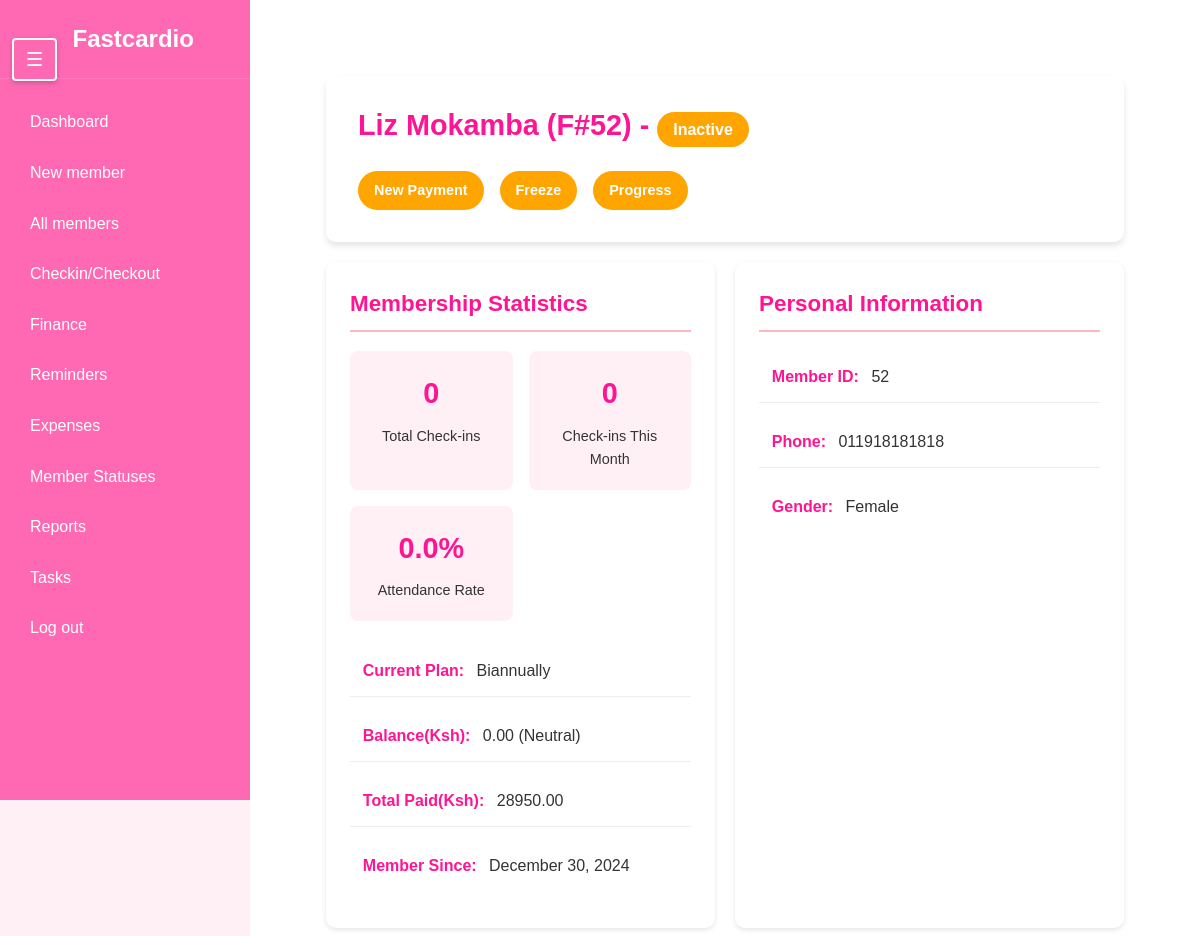
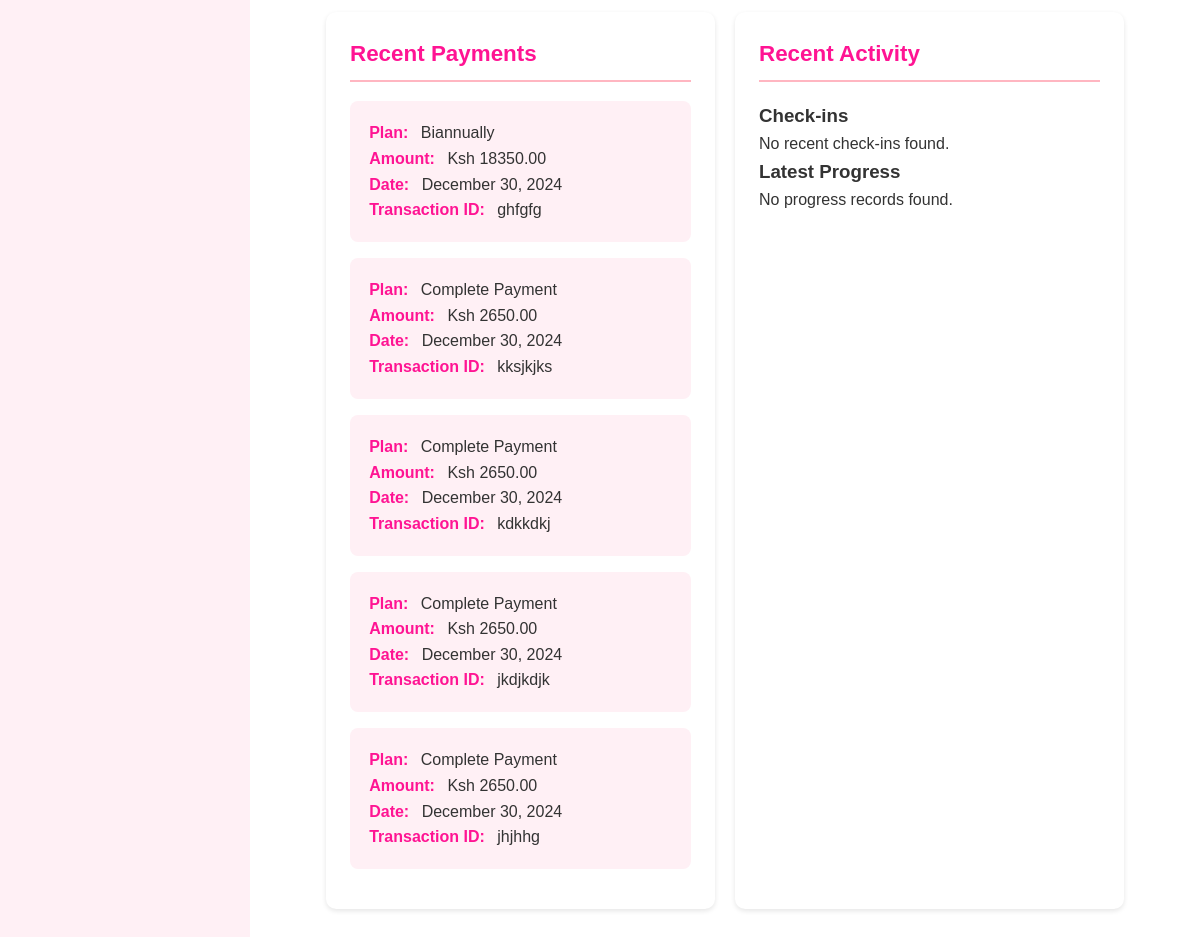
The page /members/52/ on the database as committed earlier (2 pictures, top to bottom).
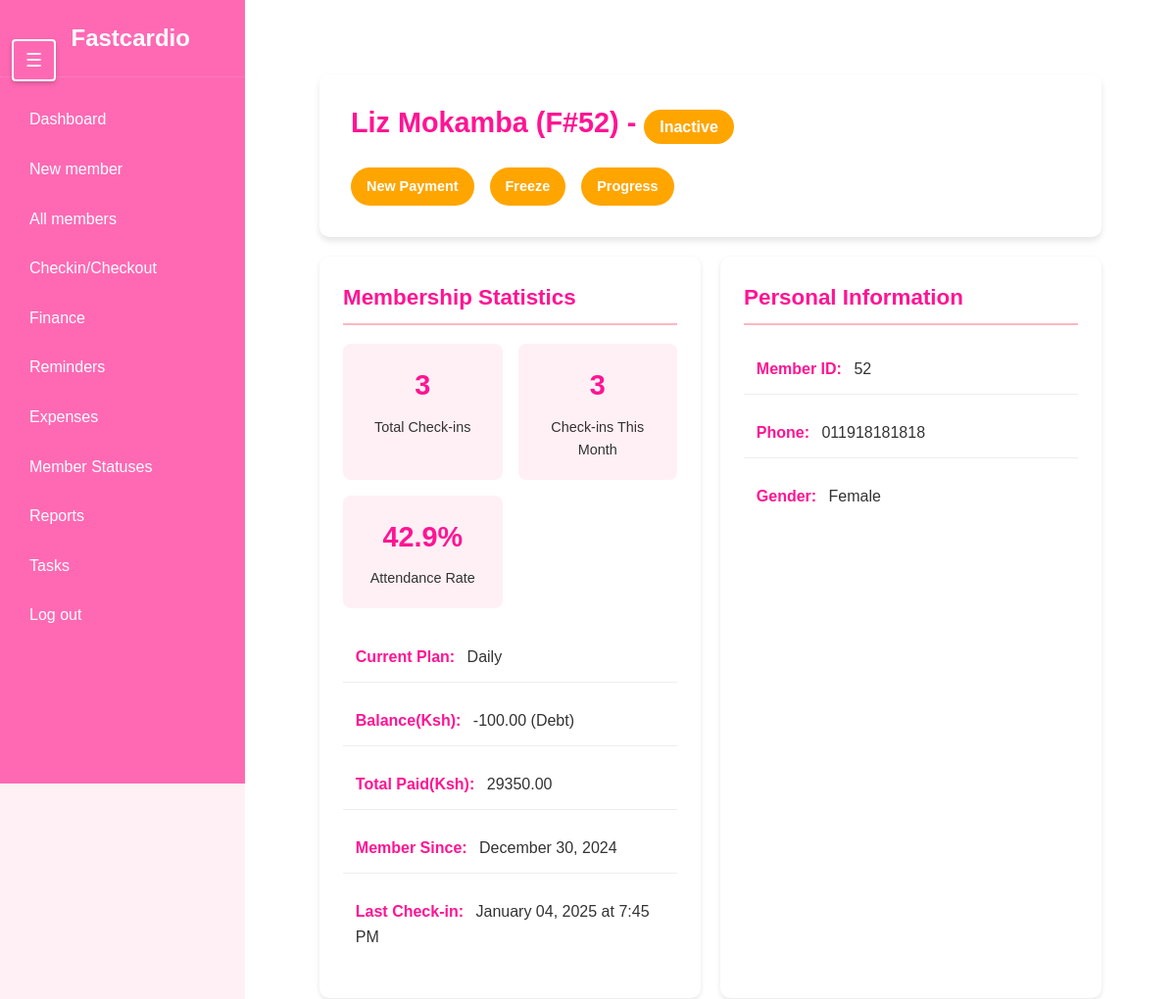
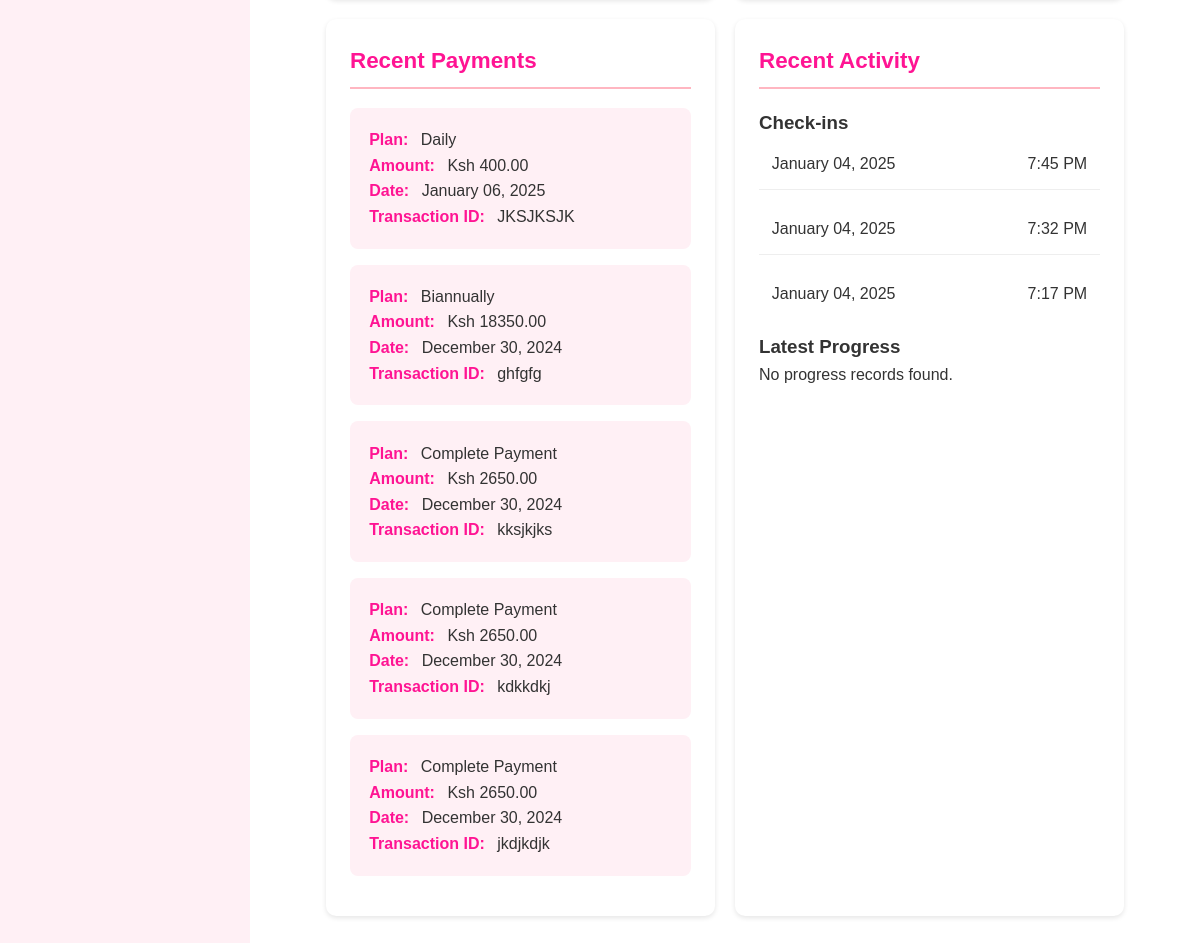
The same page on the database as committed later (2 pictures, top to bottom).
### members/models.py (models this page shows, shortened)
class PaymentDetails(models.Model):
    PLAN_CHOICES = [
        ('daily', 'Daily'),
        ('monthly', 'Monthly'),
        ('quarterly', 'Quarterly'),
        ('biannually', 'Biannually'),
        ('annually', 'Annually'),
        ('student', 'Student Package'),
        ('complete', 'Complete Payment'),
    ]
    member = models.ForeignKey('Member', on_delete=models.CASCADE, related_name='payments', verbose_name="Member")
    plan = models.CharField(max_length=20, choices=PLAN_CHOICES, verbose_name="Payment Plan")
    amount = models.DecimalField(max_digits=10, decimal_places=2, verbose_name="Amount Paid")
    payment_date = models.DateField(default=timezone.now, verbose_name="Payment Date")
    transaction_id = models.CharField(max_length=100, blank=True, null=True, verbose_name="Transaction ID")
    class Meta:
        verbose_name = "Payment Detail"
        verbose_name_plural = "Payment Details"
        ordering = ['-payment_date']

class Member(models.Model):
    first_name = models.CharField(max_length=50)
    last_name = models.CharField(max_length=50)
    phone_number = models.CharField(max_length=15)
    date_joined = models.DateTimeField(auto_now_add=True)
    membership_expiry = models.DateField(null=True, blank=True, help_text="Date when the membership expires")
    is_active = models.BooleanField(default=False)
    is_frozen = models.BooleanField(default=False)
    additional_info = models.TextField(blank=True,null=True)
    gender = models.CharField(max_length= 6)
    balance = models.DecimalField(
        max_digits=10,
        decimal_places=2,
        default=0,
        help_text="Positive balance indicates credit, negative indicates debt"
    )

class CheckInOutRecord(models.Model):
    ACTIONS = [
        ('check_in', 'Check In'),
        ('check_out', 'Check Out')
    ]
    member = models.ForeignKey(Member, on_delete=models.CASCADE, related_name='CheckinOut')
    action = models.CharField(max_length=10, choices=ACTIONS)
    timestamp = models.DateTimeField(default=timezone.now)
    class Meta:
        ordering = ['-timestamp']

### members/views.py (the view)
# urls.py: path('members/<int:member_id>/',views.member_details,name='Member details'),
def member_details(request, member_id):
    member = get_object_or_404(Member, pk=member_id)
    today = timezone.now().date()
    recent_payments = PaymentDetails.objects.filter(member=member).order_by('-payment_date')[:5]
    latest_payment = recent_payments.first()
    total_paid = PaymentDetails.objects.filter(member=member).aggregate(total=Sum('amount'))['total'] or 0
    membership_status = calculate_membership_status(member, today)
    checkin_stats = get_checkin_statistics(member)
    latest_progress = MemberProgress.objects.filter(member=member).order_by('-date').first()
    progress_history = MemberProgress.objects.filter(member=member).order_by('-date')[:5]
    freeze_history = Freeze_member.objects.filter(member=member).order_by('-frozen_date')
    current_freeze = freeze_history.filter(unfrozen_date__isnull=True).first()
    balance_info = get_balance_status(member.balance)
    print(bool(current_freeze))
    context = {
        'member': member,
        'membership_status': membership_status['status'],
        'days_left': membership_status['days_left'],
        'expiry_date': member.membership_expiry,
        'recent_payments': recent_payments,
        'latest_payment': latest_payment,
        'current_plan': latest_payment.plan if latest_payment else "No active plan",
        'total_paid': total_paid,
        'total_checkins': checkin_stats['total'],
        'checkins_this_month': checkin_stats['monthly'],
        'recent_checkins': checkin_stats['recent'],
        'last_checkin': checkin_stats['last'],
        'attendance_rate': checkin_stats['attendance_rate'],
        'latest_progress': latest_progress,
        'progress_history': progress_history,
        'is_currently_frozen': bool(current_freeze),
        'freeze_history': freeze_history,
        'current_freeze': current_freeze,
        'balance': member.balance,
        'balance_status': balance_info['status'],
        'balance_message': balance_info['message']
    }
    return render(request, 'member_details.html', context)

### members/views.py (called while the page is built, shortened)
def calculate_membership_status(member, today):
    if member.is_frozen:
        return {
            'status': 'Inactive',
            'days_left': None
        }
    if not member.membership_expiry:
        return {
            'status': 'Inactive',
            'days_left': None
        }

def get_checkin_statistics(member):
    today = timezone.now()
    first_day_of_month = today.replace(day=1, hour=0, minute=0, second=0, microsecond=0)
    checkins = CheckInOutRecord.objects.filter(member=member, action='check_in')
    monthly_checkins = checkins.filter(timestamp__gte=first_day_of_month)
    total_days = (today.date() - member.date_joined.date()).days
    attendance_rate = (checkins.count() / total_days * 100) if total_days > 0 else 0
    return {
        'total': checkins.count(),
        'monthly': monthly_checkins.count(),
        'recent': checkins.order_by('-timestamp')[:5],
        'last': checkins.order_by('-timestamp').first(),
        'attendance_rate': round(attendance_rate, 1)
    }

### members/templates/member_details.html (shortened to what the changed rows need)
{% extends 'sidebar.html' %}
{% load static %}
{% block extra_styles %}
    <link rel="stylesheet" href="{% static 'member_details.css' %}">
{% endblock %}
{% block content %}
    <div class="container">
        <div class="profile-header">
            <div class="profile-header-left">
                <h1>
                    {{ member.first_name }} {{ member.last_name }} (F#{{ member.id }}) -
                        <span style="font-size: medium;" class="status-badge status-{{ membership_status|lower }}">{{ membership_status }}</span>
                </h1>
                <div class="header-actions">
                    <a href="{% url 'Payment' member_id=member.id %}" class="status-badge status-{{ membership_status|lower }}">
                    </a>
                    {% if is_currently_frozen %}
                        <a href="{% url 'unfreeze' member_id=member.id %}" class="status-badge status-{{ membership_status|lower }}">
                            <span>UnFreeze</span>
                        </a>
                    {% else %}
                        <a href="{% url 'freeze' member_id=member.id %}" class="status-badge status-{{ membership_status|lower }}">
                        </a>
                    {% endif %}
                    <a href="{% url 'member_progress' member_id=member.id %}" class="status-badge status-{{ membership_status|lower }}">
                    </a>
                </div>
            </div>
        </div>
        <div class="profile-grid">
            <div class="profile-section">
                <h2>Membership Statistics</h2>
                <div class="stats-grid">
                    <div class="stat-card">
                        <div class="stat-number">{{ total_checkins }}</div>
                        <div class="stat-label">Total Check-ins</div>
                    </div>
                    <div class="stat-card">
                        <div class="stat-number">{{ checkins_this_month }}</div>
                        <div class="stat-label">Check-ins This Month</div>
                    </div>
                    <div class="stat-card">
                        <div class="stat-number">{{ attendance_rate }}%</div>
                        <div class="stat-label">Attendance Rate</div>
                    </div>
                </div>
                <ul class="info-list">
                    <li><span class="label">Current Plan:</span> {{ current_plan|title }}</li>
                    <li><span class="label">Balance(Ksh):</span> {{ balance|floatformat:2 }} ({{ balance_status }})</li>
                    <li><span class="label">Total Paid(Ksh):</span> {{ total_paid|floatformat:2 }}</li>
                    <li><span class="label">Member Since:</span> {{ member.date_joined|date:"F d, Y" }}</li>
                    {% if last_checkin %}
                        <li><span class="label">Last Check-in:</span> {{ last_checkin.timestamp|date:"F d, Y" }} at {{ last_checkin.timestamp|time:"g:i A" }}</li>
                    {% endif %}
                </ul>
            </div>
            <div class="profile-section">
                <h2>Personal Information</h2>
                <ul class="info-list">
                    <li><span class="label">Member ID:</span> {{ member.id }}</li>
                    <li><span class="label">Phone:</span> {{ member.phone_number }}</li>
                    <li><span class="label">Gender:</span> {{ member.gender|title }}</li>
                </ul>
            </div>
            <div class="profile-section">
                <h2>Recent Payments</h2>
                {% if recent_payments %}
                    {% for payment in recent_payments %}
                        <div class="payment-card">
                            <p><span class="label">Plan:</span> {{ payment.get_plan_display }}</p>
                            <p><span class="label">Amount:</span> Ksh {{ payment.amount }}</p>
                            <p><span class="label">Date:</span> {{ payment.payment_date|date:"F d, Y" }}</p>
                            {% if payment.transaction_id %}
                                <p><span class="label">Transaction ID:</span> {{ payment.transaction_id }}</p>
                            {% endif %}
                        </div>
                    {% endfor %}
                {% else %}
                    <p>No recent payments found.</p>
                {% endif %}
            </div>
            <div class="profile-section">
                <h2>Recent Activity</h2>
                <div class="activity-grid">
                    <div class="activity-section">
                        <h3>Check-ins</h3>
                        {% if recent_checkins %}
                            <ul class="info-list checkin-list">
                                {% for checkin in recent_checkins %}
                                    <li>
                                        <span>{{ checkin.timestamp|date:"F d, Y" }}</span>
                                        <span>{{ checkin.timestamp|time:"g:i A" }}</span>
                                    </li>
                                {% endfor %}
                            </ul>
                        {% else %}
                            <p>No recent check-ins found.</p>
                        {% endif %}
                    </div>
                </div>
            </div>
        </div>
    </div>
{% endblock %}

Rows that differ between the two databases and show on the page:
no longer on this page (row unchanged): PaymentDetails: plan "Complete Payment", amount "2650.00", payment_date "December 30, 2024", transaction_id "jhjhhg"
changed Member "Liz": balance "0.00" → "-100.00"
added PaymentDetails: plan "Daily", amount "400.00", payment_date "January 06, 2025", transaction_id "JKSJKSJK"
added CheckInOutRecord: timestamp "January 04, 2025", timestamp "7:45 PM"
added CheckInOutRecord: timestamp "January 04, 2025", timestamp "7:32 PM"
added CheckInOutRecord: timestamp "January 04, 2025", timestamp "7:17 PM"
Other text that changed with them:
{{ total_checkins }}: "0" → "3"
{{ checkins_this_month }}: "0" → "3"
{{ attendance_rate }}: "0.0" → "42.9"
{{ balance_status }}: "Neutral" → "Debt"
{{ total_paid|floatformat:2 }}: "28950.00" → "29350.00"
{{ current_plan|title }}: "Biannually" → "Daily"
text no longer shown: "No recent check-ins found."
text now shown: "Last Check-in: at"
